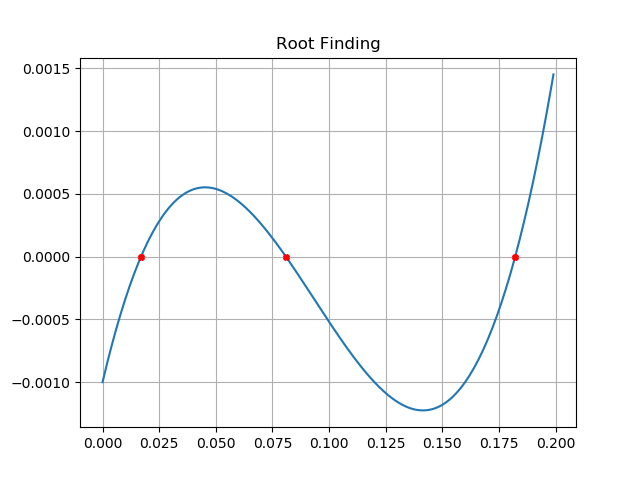

Source code (Python):
import numpy as np
import matplotlib.pyplot as plt

def function(c):
    return (0.32-2*c)*(0.24-2*c)*c-(0.001-1e-8)

def derivate(c):
    return 12*c**2-2.24*c+0.0768

def limits(a,b,n):
    limits=np.zeros(n+1)
    limits[n]=b
    sum=a
    for i in range(n):
        limits[i]=sum
        sum=sum+(b-a)/n
    return limits


def main():
    
    # ------------Método De las Bisecciones----------------------------
    c=np.arange(0,0.2,0.001)
    f=function(c)
    plt.figure()
    plt.plot(c,f)
    
    a= 0.1          #Limite inferior del intervalo de búsqueda Inicial.
    b= 0.2         #Limite superior del interval de búsqueda inicial.
    n= 10           #Número de divisiones.
    tol = 1e-8      #Toleracia de la Respuesta
    solucion=0      #Inicialización de la Solucion.
    valor=0         #Valor final de la función en la Solución.
    
    errores=[]
    n_iter=0
    
    candidatos=np.zeros(n+1)
    
    if function(a)*function(b)<=0:
        
        while (True):
            n_iter+=1
            
            candidatos=limits(a,b,n)
            resultados=function(candidatos)

            if (abs(resultados)<=tol).any():
                solucion=candidatos[abs(resultados)<=1e-8][0]
                valor=resultados[abs(resultados)<=1e-8][0]
                break
            else:
                i=0
                sign=1
                while(sign==1):
                    sign=np.sign(resultados[i]*resultados[i+1])
                    i+=1
                
                a=candidatos[i-1]
                errores.append(resultados[i-1]+resultados[i]/2)
                b=candidatos[i]
    else:
        print("El intervalo no funciona")


    plt.plot([solucion], [valor], marker='X', markersize=4, color="red")
    plt.plot([0.016962500000000012], [0], marker='X', markersize=4, color="red")
    plt.plot([0.0809325], [0], marker='X', markersize=4, color="red")
    plt.grid()
    plt.title("Root Finding")
    plt.savefig("f2.png")
    plt.show()

    print(solucion)
    print(solucion*(0.32-2*solucion)*(0.24-2*solucion))

    # ------------Método de Newton-Raphson----------------------------

    #Inicialización de las variables de interés:
    xn=0.075
    solution=0
    eps=30

    Iteraciones=[]

    while (eps>0.0000001):
        solution=xn-function(xn)/derivate(xn)
        xn=solution
        Iteraciones.append(xn)
        eps=abs(function(xn))

    print (solution)
    print(solution*(0.32-2*solution)*(0.24-2*solution))





if __name__=='__main__':
    main()
